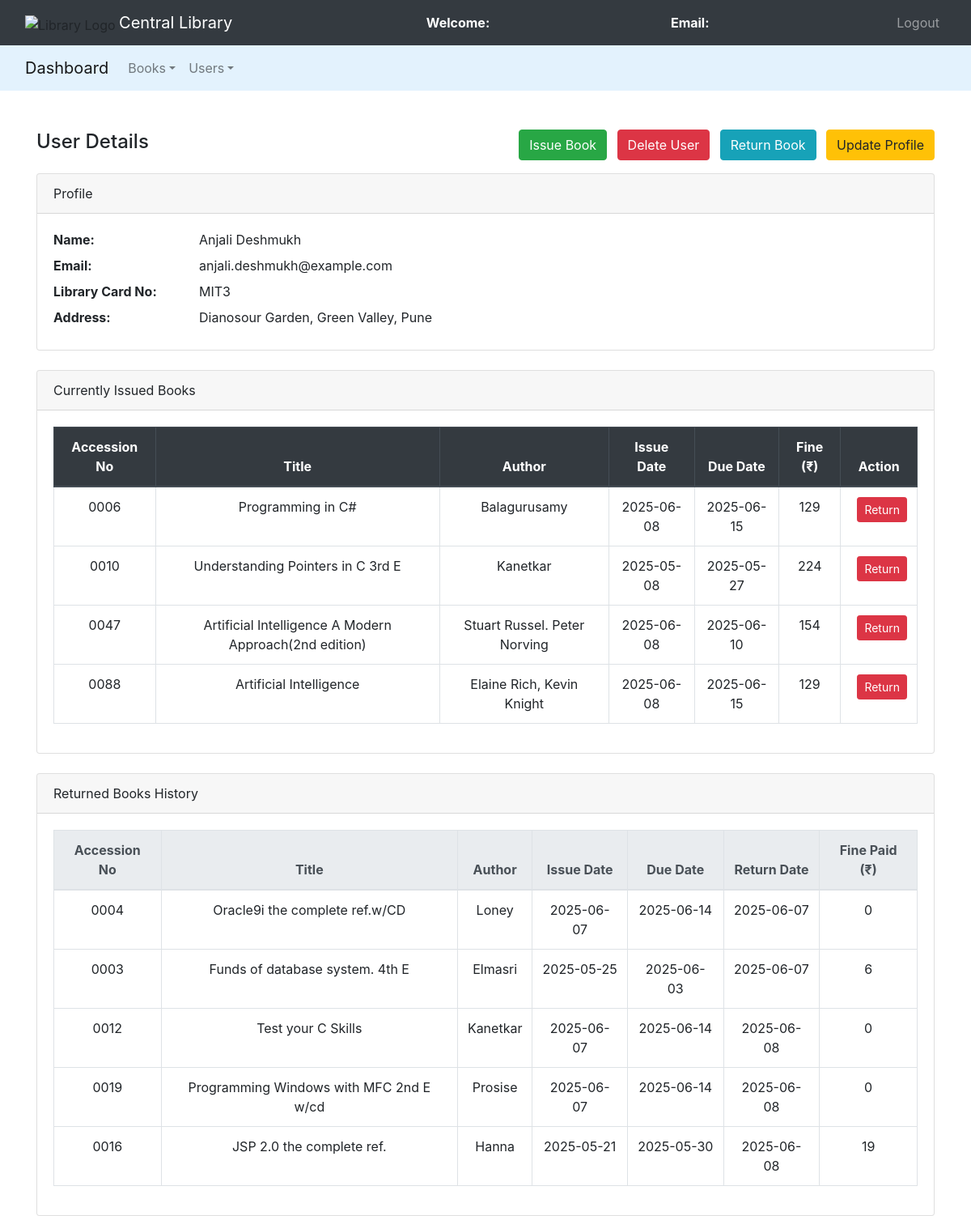
The page /admin/view_user.php?card=MIT3 on the database its author committed.
### tables this page shows
CREATE TABLE `users` (
  `id` int(11) NOT NULL,
  `name` varchar(50) NOT NULL,
  `email` varchar(100) NOT NULL,
  `password` varchar(100) NOT NULL,
  `mobile` bigint(20) NOT NULL,
  `address` varchar(250) NOT NULL,
  `library_card_no` varchar(50) DEFAULT NULL,
  `fine_amount` decimal(10,2) DEFAULT 0.00,
  `created_at` timestamp NOT NULL DEFAULT current_timestamp(),
  `updated_at` timestamp NOT NULL DEFAULT current_timestamp() ON UPDATE current_timestamp()
);

CREATE TABLE `issued_books` (
  `s_no` int(11) NOT NULL,
  `accession_number` char(4) DEFAULT NULL,
  `title` varchar(255) NOT NULL,
  `author` varchar(255) NOT NULL,
  `library_card_no` varchar(20) DEFAULT NULL,
  `status` int(11) NOT NULL,
  `issue_date` date NOT NULL,
  `due_date` date DEFAULT NULL,
  `return_date` date DEFAULT NULL,
  `fine` int(11) DEFAULT 0
);

### admin/view_user.php (the view, shortened to what this page needs)
<?php
$connection = mysqli_connect("localhost", "root", "", "lms");
$card = mysqli_real_escape_string($connection, $_GET['card']);
$user_query = "SELECT * FROM users WHERE library_card_no = '$card'";
$user_result = mysqli_query($connection, $user_query);
$user = mysqli_fetch_assoc($user_result);
$book_query = "SELECT accession_number, title, author, issue_date, due_date FROM issued_books WHERE library_card_no = '$card' AND status = 1";
$book_result = mysqli_query($connection, $book_query);
$history_query = "SELECT accession_number, title, author, issue_date, due_date, return_date, fine FROM issued_books WHERE library_card_no = '$card' AND status = 0";
$history_result = mysqli_query($connection, $history_query);
?>
<!DOCTYPE html>
<html>
<head>
	<link rel="stylesheet" type="text/css" href="../bootstrap-4.4.1/css/bootstrap.min.css">
	<link rel="stylesheet" href="https://cdnjs.cloudflare.com/ajax/libs/font-awesome/6.4.0/css/all.min.css" />
</head>
<body>
<nav class="navbar navbar-expand-lg navbar-dark bg-dark">
		<div class="container-fluid">
			<div class="navbar-header">
				<img src="../images/logo.png" alt="Library Logo" height="40">
				<a class="navbar-brand" href="index.php">Central Library</a>
			</div>
			<font style="color: white"><span><strong>Welcome: <?php echo $_SESSION['name'];?></strong></span></font>
			<font style="color: white"><span><strong>Email: <?php echo $_SESSION['email'];?></strong></span></font>
			<ul class="nav navbar-nav navbar-right">
				<li class="nav-item">
					<a class="nav-link" href="../logout.php">Logout</a>
				</li>
			</ul>
		</div>
	</nav>
    <nav class="navbar navbar-expand-lg navbar-light" style="background-color: #e3f2fd">
		<div class="container-fluid">
			<a class="navbar-brand" href="admin_dashboard.php">Dashboard</a>
			<div class="collapse navbar-collapse" id="navbarNavDropdown">
				<ul class="navbar-nav mr-auto">
					<li class="nav-item dropdown">
						<a class="nav-link dropdown-toggle" href="#" id="booksDropdown" role="button" data-toggle="dropdown">Books</a>
					</li>
					<li class="nav-item dropdown">
						<a class="nav-link dropdown-toggle" href="#" id="usersDropdown" role="button" data-toggle="dropdown">Users</a>
					</li>
				</ul>
			</div>
		</div>
	</nav><br>
<div class="container mt-4">
    <div class="d-flex justify-content-between align-items-center mb-3">
        <h4>User Details</h4>
        <div>
            <a href="issue_book.php?card=<?php echo urlencode($user['library_card_no']); ?>" class="btn btn-success mr-2">Issue Book</a>
                        <a href="delete_user.php?card=<?php echo urlencode($user['library_card_no']); ?>" class="btn btn-danger mr-2" onclick="return confirm('Are you sure you want to delete this user?');">
                Delete User
            </a>
            <a href="return_book.php?card=<?php echo urlencode($user['library_card_no']); ?>" class="btn btn-info mr-2">Return Book</a>
            <a href="edit_user_profile.php?card=<?php echo urlencode($user['library_card_no']); ?>" class="btn btn-warning">Update Profile</a>
        </div>
    </div>
    <div class="card mb-4">
        <div class="card-header">Profile</div>
        <div class="card-body">
            <div class="d-flex mb-2">
                <div class="font-weight-bold" style="width: 180px;">Name:</div>
                <div><?php echo htmlspecialchars($user['name']); ?></div>
            </div>
            <div class="d-flex mb-2">
                <div class="font-weight-bold" style="width: 180px;">Email:</div>
                <div><?php echo htmlspecialchars($user['email']); ?></div>
            </div>
            <div class="d-flex mb-2">
                <div class="font-weight-bold" style="width: 180px;">Library Card No:</div>
                <div><?php echo htmlspecialchars($user['library_card_no']); ?></div>
            </div>
            <div class="d-flex mb-2">
                <div class="font-weight-bold" style="width: 180px;">Address:</div>
                <div><?php echo htmlspecialchars($user['address']); ?></div>
            </div>
        </div>
    </div>
    <div class="card mb-4">
        <div class="card-header">Currently Issued Books</div>
        <div class="card-body">
            <table class="table table-bordered text-center">
                <thead class="thead-dark">
                    <tr>
                        <th>Accession No</th>
                        <th>Title</th>
                        <th>Author</th>
                        <th>Issue Date</th>
                        <th>Due Date</th>
                        <th>Fine (₹)</th>
                        <th>Action</th>
                    </tr>
                </thead>
                <tbody>
                <?php
                while ($row = mysqli_fetch_assoc($book_result)):
                    $due = new DateTime($row['due_date']);
                    $today = new DateTime();
                    $fine = 0;
                    if ($today > $due) {
                        $overdue_days = $due->diff($today)->days;
                        $overdue_days = $overdue_days - 1;
                        if ($overdue_days > 0) {
                            if ($overdue_days <= 7) {
                                $fine = 2 * $overdue_days;
                            } else {
                                $fine = 2 * 7 + 5 * ($overdue_days - 7);
                            }
                        }
                    }
                ?>
                <tr>
                    <td><?php echo htmlspecialchars($row['accession_number']); ?></td>
                    <td><?php echo htmlspecialchars($row['title']); ?></td>
                    <td><?php echo htmlspecialchars($row['author']); ?></td>
                    <td><?php echo htmlspecialchars($row['issue_date']); ?></td>
                    <td><?php echo htmlspecialchars($row['due_date']); ?></td>
                    <td><?php echo $fine; ?></td>
                    <td>
                        <a href="return_single_book.php?accession=<?php echo urlencode($row['accession_number']); ?>&card=<?php echo urlencode($card); ?>" class="btn btn-sm btn-danger ml-2">Return</a>
                    </td>
                </tr>
                <?php endwhile; ?>
                </tbody>
            </table>
        </div>
    </div>
    <div class="card">
        <div class="card-header">Returned Books History</div>
        <div class="card-body">
            <table class="table table-bordered text-center">
                <thead class="thead-light">
                    <tr>
                        <th>Accession No</th>
                        <th>Title</th>
                        <th>Author</th>
                        <th>Issue Date</th>
                        <th>Due Date</th>
                        <th>Return Date</th>
                        <th>Fine Paid (₹)</th>
                    </tr>
                </thead>
                <tbody>
                <?php
                if (mysqli_num_rows($history_result) > 0):
                    while ($row = mysqli_fetch_assoc($history_result)):
                ?>
                    <tr>
                        <td><?php echo htmlspecialchars($row['accession_number']); ?></td>
                        <td><?php echo htmlspecialchars($row['title']); ?></td>
                        <td><?php echo htmlspecialchars($row['author']); ?></td>
                        <td><?php echo htmlspecialchars($row['issue_date']); ?></td>
                        <td><?php echo htmlspecialchars($row['due_date']); ?></td>
                        <td><?php echo htmlspecialchars($row['return_date']); ?></td>
                        <td><?php echo htmlspecialchars($row['fine']); ?></td>
                    </tr>
                <?php endwhile;
                else: ?>
                    <tr>
                        <td colspan="7" class="text-center">No books returned yet.</td>
                    </tr>
                <?php endif; ?>
                </tbody>
            </table>
        </div>
    </div>
</div>
</body>
</html>

### rows shown on the page
users: name "Anjali Deshmukh", email "anjali.deshmukh@example.com", library_card_no "MIT3", address "Dianosour Garden, Green Valley, Pune"
issued_books: accession_number "0006", title "Programming in C#", author "Balagurusamy", issue_date "2025-06-08", due_date "2025-06-15", fine "129"
issued_books: accession_number "0010", title "Understanding Pointers in C 3rd E", author "Kanetkar", issue_date "2025-05-08", due_date "2025-05-27", fine "224"
issued_books: accession_number "0047", title "Artificial Intelligence A Modern Approach(2nd edition)", author "Stuart Russel. Peter Norving", issue_date "2025-06-08", due_date "2025-06-10", fine "154"
issued_books: accession_number "0088", title "Artificial Intelligence", author "Elaine Rich, Kevin Knight", issue_date "2025-06-08", due_date "2025-06-15", fine "129"
issued_books: accession_number "0004", title "Oracle9i the complete ref.w/CD", author "Loney", issue_date "2025-06-07", due_date "2025-06-14", return_date "2025-06-07", fine "0"
issued_books: accession_number "0003", title "Funds of database system. 4th E", author "Elmasri", issue_date "2025-05-25", due_date "2025-06-03", return_date "2025-06-07", fine "6"
issued_books: accession_number "0012", title "Test your C Skills", author "Kanetkar", issue_date "2025-06-07", due_date "2025-06-14", return_date "2025-06-08", fine "0"
issued_books: accession_number "0019", title "Programming Windows with MFC 2nd E w/cd", author "Prosise", issue_date "2025-06-07", due_date "2025-06-14", return_date "2025-06-08", fine "0"
issued_books: accession_number "0016", title "JSP 2.0 the complete ref.", author "Hanna", issue_date "2025-05-21", due_date "2025-05-30", return_date "2025-06-08", fine "19"
